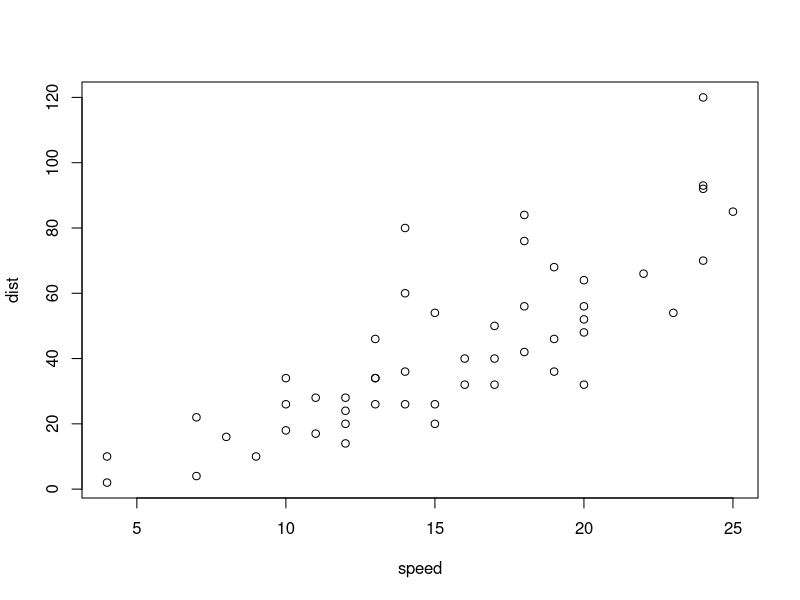
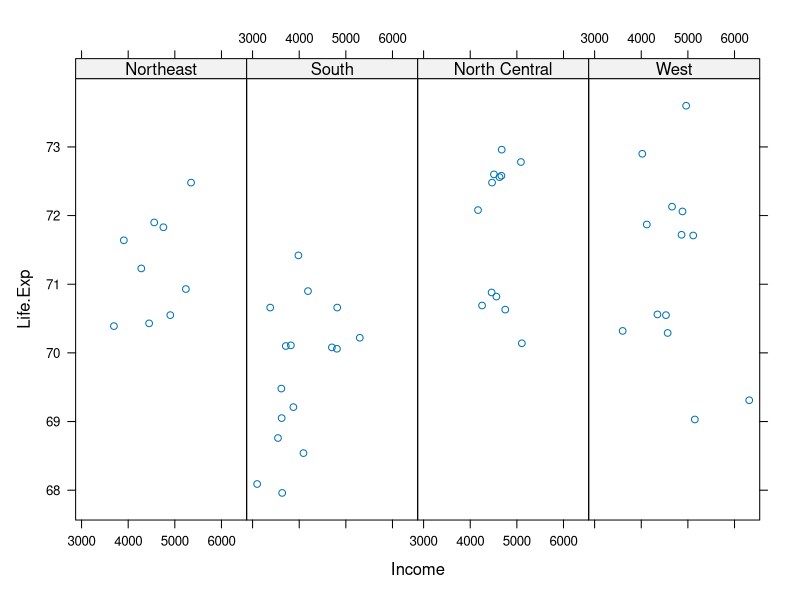
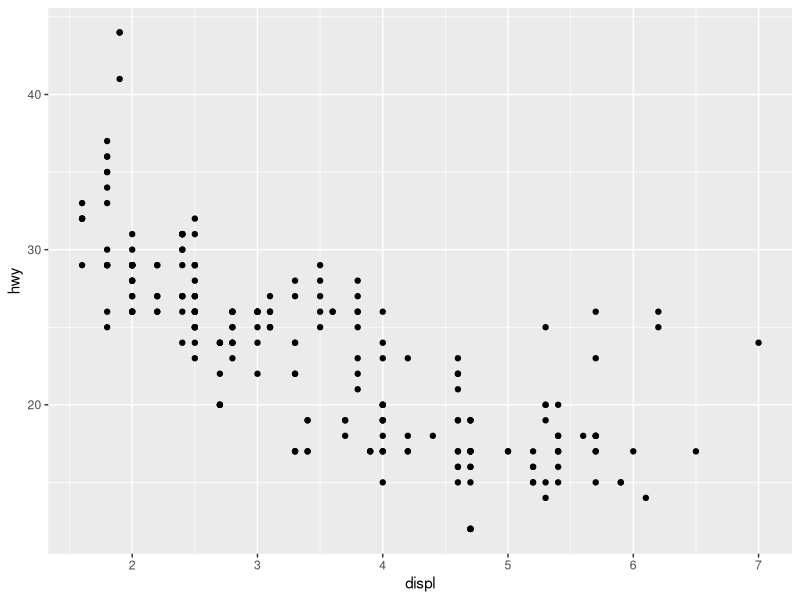
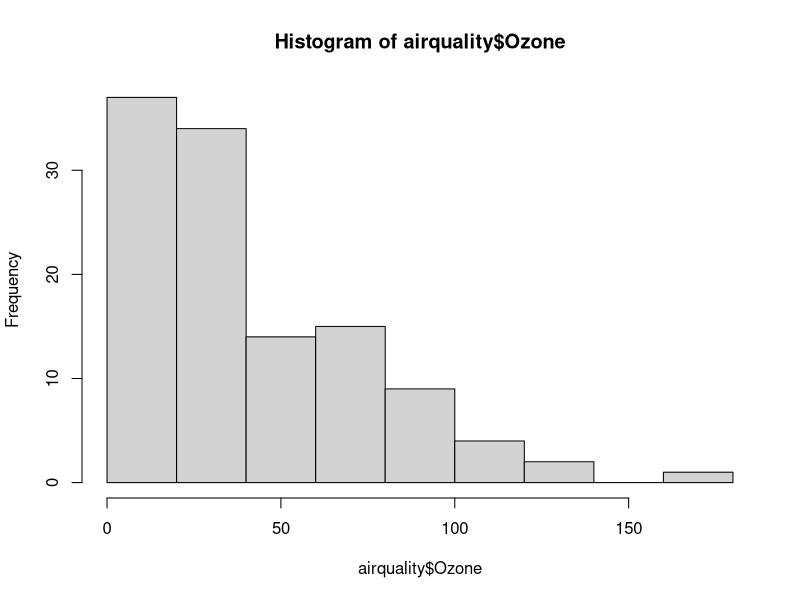
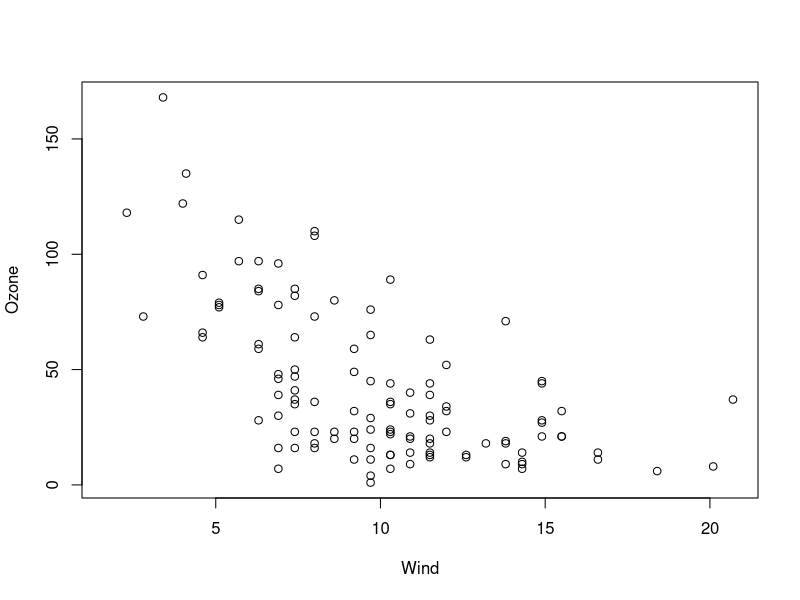
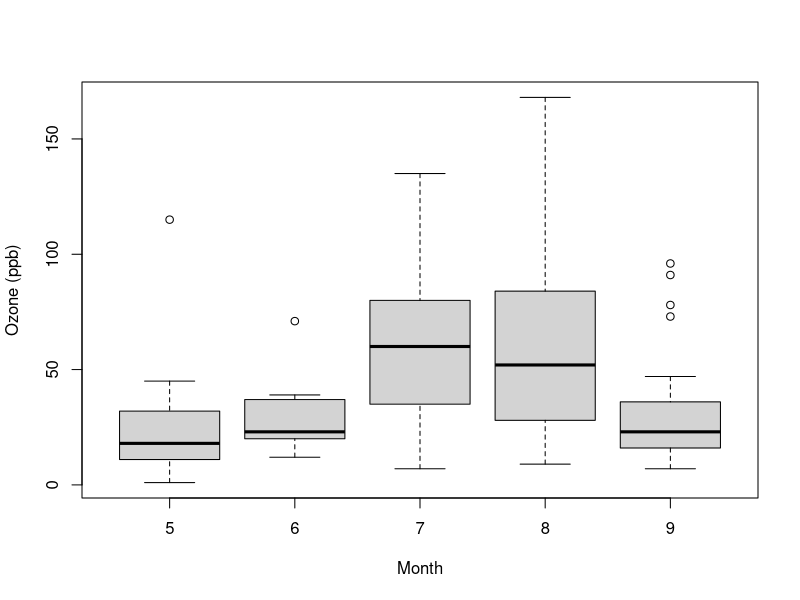
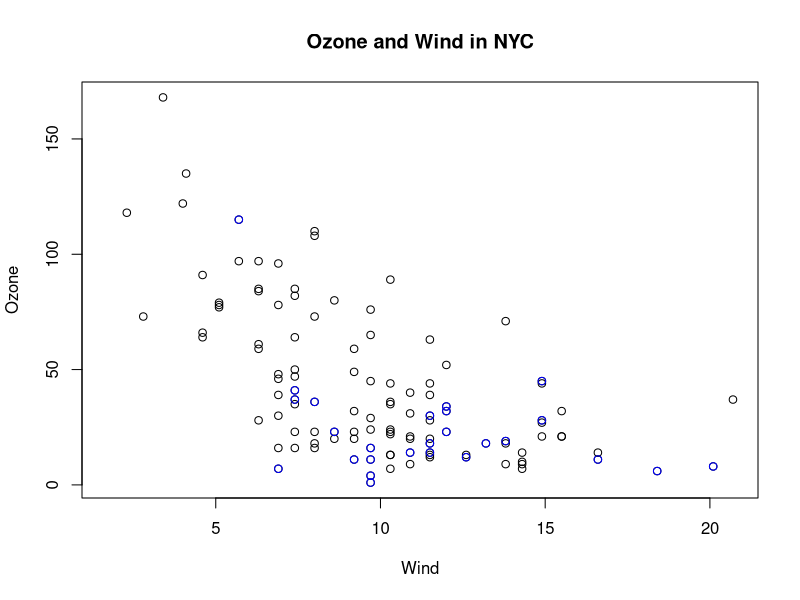
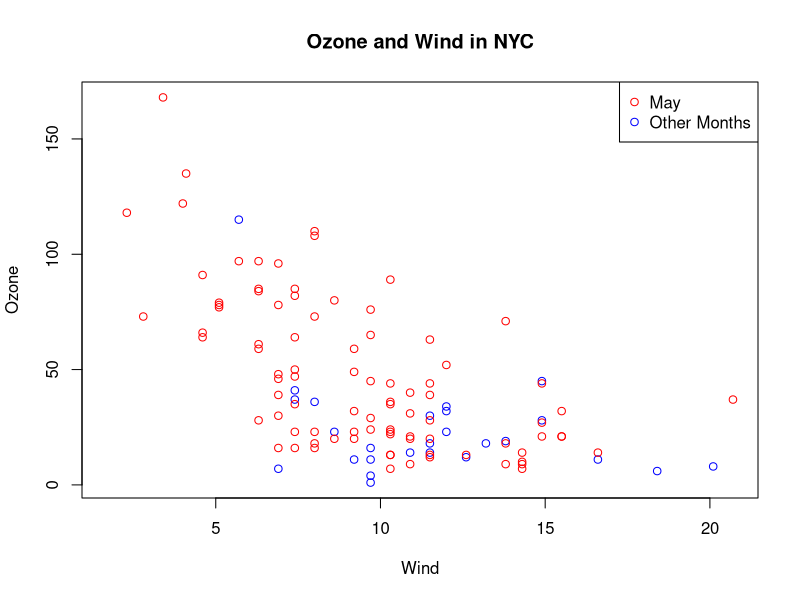

Write the R code that produced these figures, in order.
# Week 1

# Base Plot 
library(datasets)
data(cars)
with(cars, plot(speed, dist))

# Lattice Plot
library(lattice)
state <- data.frame(state.x77, region = state.region)
xyplot(Life.Exp ~ Income | region, data = state, layout = c(4,  1))

# ggplot2 Plot
library(ggplot2)
data(mpg)
qplot(displ, hwy, data = mpg)

# Base Plotting Systems
library(datasets)
data(airquality)
hist(airquality$Ozone)

with(airquality, plot(Wind, Ozone))

airquality <- transform(airquality, Month = factor(Month))
boxplot(Ozone ~ Month, airquality, xlab = "Month", ylab = "Ozone (ppb)")

with(airquality, plot(Wind, Ozone, main = "Ozone and Wind in NYC"))
with(subset(airquality, Month == 5), points(Wind, Ozone, col = "blue"))

with(airquality, plot(Wind, Ozone, main = "Ozone and Wind in NYC", type = "n"))
with(subset(airquality, Month == 5), points(Wind, Ozone, col = "blue"))
with(subset(airquality, Month != 5), points(Wind, Ozone, col = "red"))
legend("topright", pch = 1, col = c("red", "blue"), legend = c("May", "Other Months"))

with(airquality, plot(Wind, Ozone, main = "Ozone and Wind in NYC", pch = 20))
model <- lm(Ozone ~ Wind, airquality) # Regression Line
abline(model, lwd = 2)

# Multiple Base Plots
par(mfrow = c(1,2))
with(airquality, {
  plot(Wind, Ozone, main = "Ozone and Wind")
  plot(Solar.R, Ozone, main = "Ozone and Solar.R")
})

pdf(file = "OzoneNYC.pdf")
library(datasets)
data(airquality)
par(mfrow = c(1,3), mar = c(4, 4, 2, 1), oma = c(0, 0, 2, 0))
with(airquality, {
  plot(Wind, Ozone, main = "Ozone and Wind")
  plot(Solar.R, Ozone, main = "Ozone and Solar.R")
  plot(Temp, Ozone, main = "Ozone and Temp")
  mtext("Ozone and Weather in NYC", outer = TRUE)
})
dev.off()

library(datasets)
par(mfrow = c(1, 1))
with(faithful, plot(eruptions, waiting, col = c("red", "blue")))
title(main = "Old Faithful Geyser Data")
dev.copy(png, file = "geyser.plot.png")
dev.off()